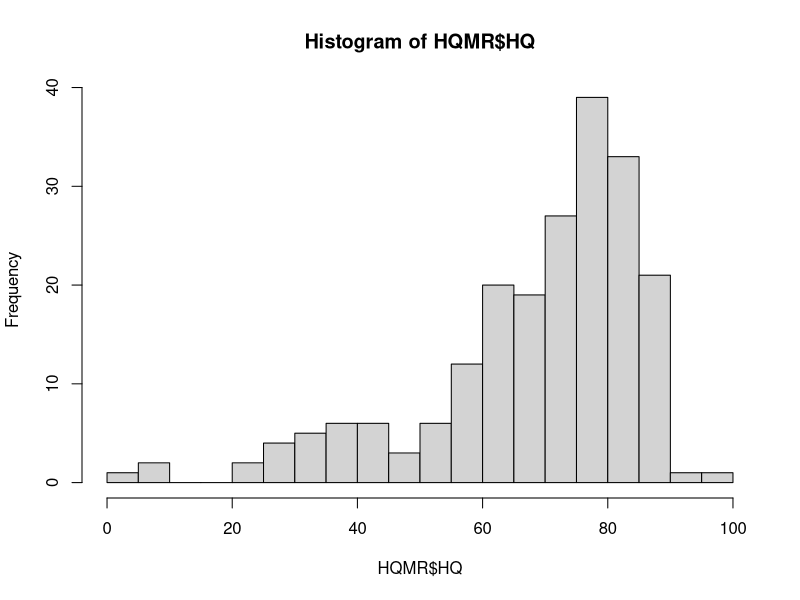

The R source for this figure: (Note: this script raises an error after producing the figure.)
# Multiple Regression and Model Building for HQ Paper
# Laura Boggess, 28 June, 2023

#Set working directory
setwd("~/Dropbox/My Mac (mhu19049-MacBook Pro)/Desktop/HQAnalysis")
#load data
HQFG <- read.csv("HQFG.csv")
HQMR <- read.csv("HQMR.csv")
View(HQFG)
View(HQMR)

# Examine the dependent variable
summary(HQMR)
hist(HQMR$HQ, breaks=20)

# Create alternative models for Model Selection

m0 <- lm(LS ~ Lat + Long + Slope..degrees. + Elevation..m. + HQ, 
         data=HQMR)	# full model
m1 <- lm(LS ~ Lat + Long + Slope..degrees. + Elevation..m., data=HQMR)
m2 <- lm(LS ~ Lat + Long + Slope..degrees., data=HQMR)
m3 <- lm(LS ~ Lat + Long, data=HQMR)
m4 <- lm(LS ~ Lat*Long + HQ, data=HQMR)
m5 <- lm(LS ~ Long + HQ, data=HQMR)
m6 <- lm(LS ~ Slope..degrees. + HQ, data=HQMR)	
m7 <- lm(LS ~ Elevation..m. + HQ, data=HQMR)
m8 <- lm(LS ~ HQ, data=HQMR)
m9 <- lm(LS ~ Long + Slope..degrees. + HQ, 
         data=HQMR)
m10 <- lm(LS ~ Lat + Slope..degrees. + HQ, 
          data=HQMR)
m11 <- lm(LS ~ Lat + Elevation..m. + HQ, 
          data=HQMR)
m12 <- lm(LS ~ Long + Elevation..m. + HQ, 
          data=HQMR)
m13 <- lm(LS ~ Long + Elevation..m., data=HQMR) # model without HQ   

# SS and P value show how strong effect of HQ is (just FYI)
anova(m12, m13)            

# compare the full model to m12; hoping for large P here.
anova(m12,m0)             

# residuals after correcting for longitude + elevation
m13.resid <- residuals(m13) 

# visualize HQ effect
plot(x=HQMR$HQ, y=m13.resid, xlab=HQ, ylab=residuals(Long,elev)) 
x <- HQMR$HQ
length(x)
length(m13.resid)
plot(x,m13.resid)

# Compute table of AIC metrics
aics <- AIC(m0,m1,m2,m3,m4,m5,m6, m7,m8,m9,m10,m11,m12,m13)
aics$model <- row.names(aics)
row.names(aics) <- NULL
aics<-aics[order(aics$AIC),]	# sort by AIC value
for(i in 1:nrow(aics)){ aics$diff[i]<- aics$AIC[i] - aics$AIC[1] }
aics$wi<-2.71828182845904523536^(-0.5*aics$diff)
aics$aic.weights<-aics$wi/sum(aics$wi)
aics[,c("model","df","AIC", "diff", "aic.weights")] 



# Backwards stepwise regression; compare results with top model from Model Selection
library(MASS)
m.step <- stepAIC(m0)
summary(m.step)

# Account for longitude
M <- lm(LS ~ Long, data = HQMR)
long.resid <- residuals(M)
M.HQ <- lm(long.resid ~ HQ, data = HQMR)
